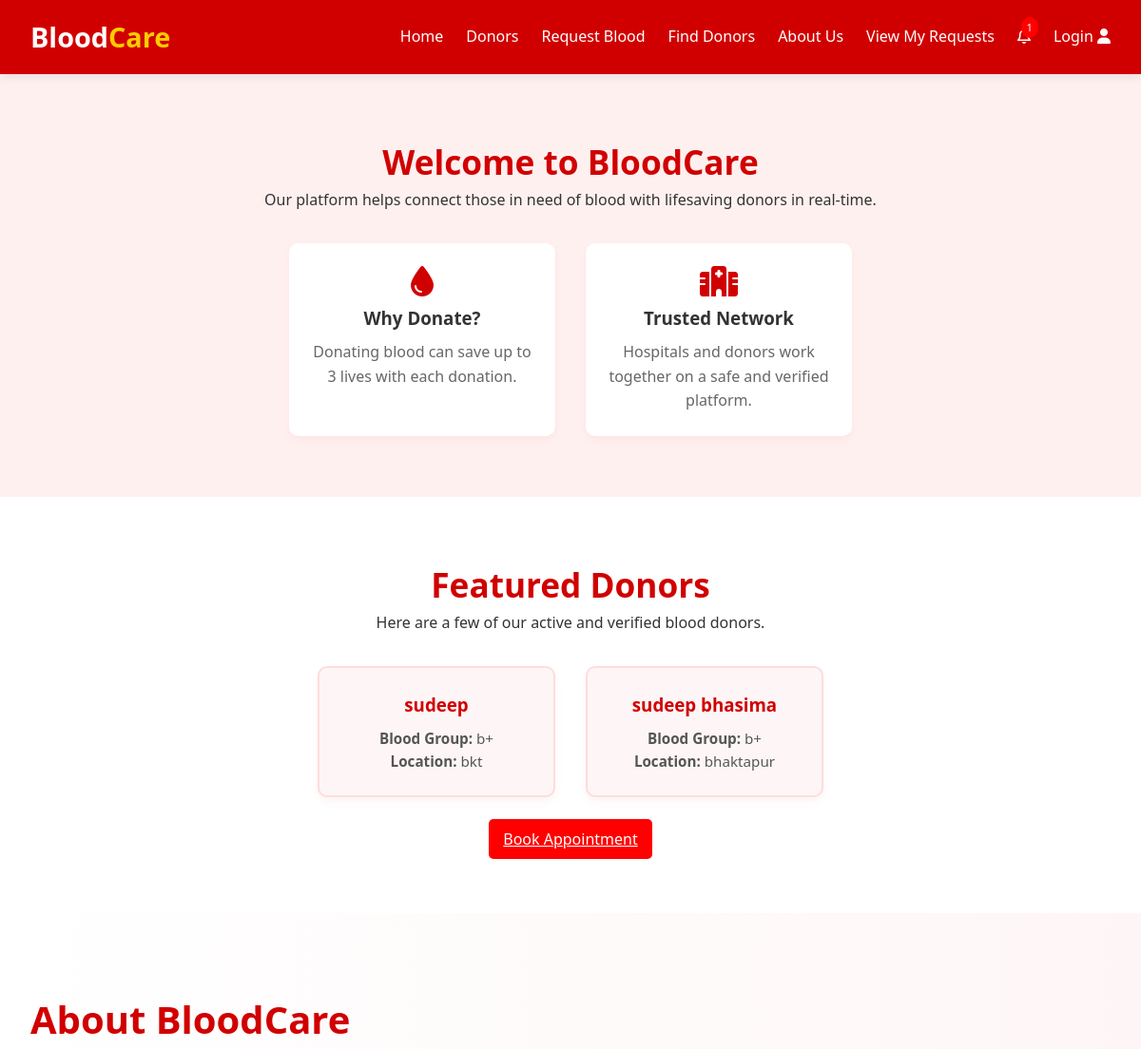
/ (upper part), run on an earlier commit of the app's database.
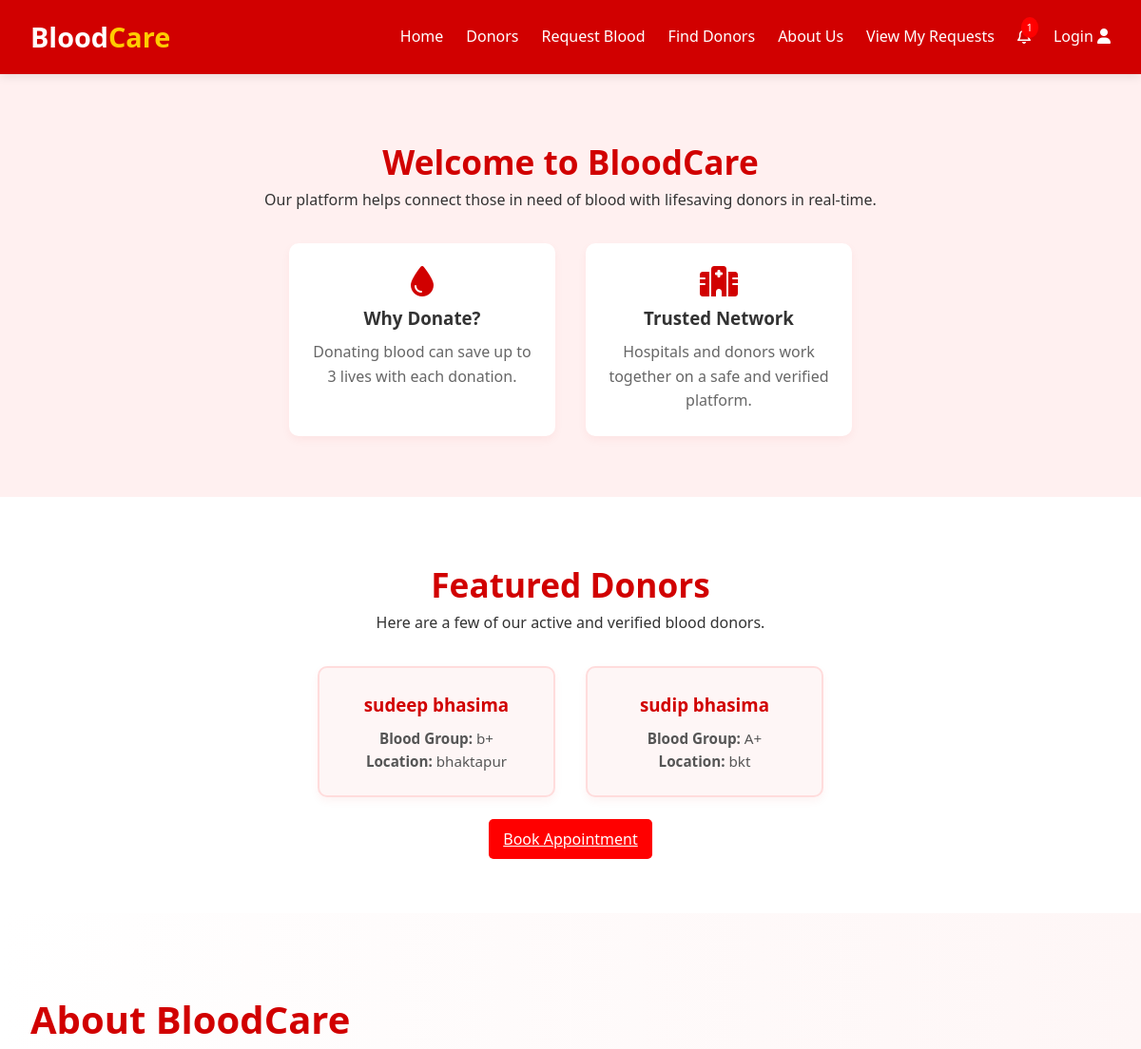
And on a later commit of the database.
### tables this page shows
CREATE TABLE `doners` (
  `id` int(11) NOT NULL,
  `name` varchar(100) NOT NULL,
  `age` tinyint(4) NOT NULL,
  `gender` varchar(10) NOT NULL,
  `contact` varchar(25) NOT NULL,
  `email` varchar(150) NOT NULL,
  `password` varchar(255) NOT NULL,
  `blood_group` varchar(5) NOT NULL,
  `location` varchar(100) NOT NULL,
  `last_donation_date` date DEFAULT NULL
);

### index.php (the view, shortened to what this page needs)
<!DOCTYPE html>
<html lang="en">
<head>
    <link rel="stylesheet" href="styles.css">
    <link rel="stylesheet" href="https://cdnjs.cloudflare.com/ajax/libs/font-awesome/6.4.0/css/all.min.css">
</head>
<body>
<header>
    <div class="header-container">
        <div class="logo">Blood<span>Care</span></div>
        <nav>
            <ul id="navMenu">
                <li><a href="#home">Home</a></li>
                <li><a href="#donors">Donors</a></li>
                <li><a href="user_inventory.php">Request Blood</a></li>
                <li><a href="search.php">Find Donors</a></li>
                <li><a href="#about-us">About Us</a></li>
                <li><a href="my_requests.php">View My Requests</a></li>
<li class="dropdown" style="position: relative;">
  <a href="#" id="bellBtn">
    <i class="fa-regular fa-bell"></i>
    <span class="badge">1</span>
  </a>
</li>
                <li class="dropdown">
                    <?php if (!isset($_SESSION['user_id'])): ?>
                        <a href="#">Login <i class="fa-duotone fa-solid fa-user"></i></a>
                    <?php endif; ?>
                </li>
            </ul>
        </nav>
    </div>
</header>
    <main>
<section id="home" class="home-section">
    <div class="home-container">
        <h2>Welcome to <span>BloodCare</span></h2>
        <p>Our platform helps connect those in need of blood with lifesaving donors in real-time.</p>
        <div class="home-boxes">
            <div class="home-box">
                <i class="fas fa-tint"></i>
                <h3>Why Donate?</h3>
                <p>Donating blood can save up to 3 lives with each donation.</p>
            </div>
            <div class="home-box">
                <i class="fas fa-hospital"></i>
                <h3>Trusted Network</h3>
                <p>Hospitals and donors work together on a safe and verified platform.</p>
            </div>
        </div>
    </div>
</section>
        <section id="donors" class="donor-section">
    <div class="donor-container">
        <h2>Featured <span>Donors</span></h2>
        <p>Here are a few of our active and verified blood donors.</p>
        <div class="donor-grid">
            <?php
            $conn = new mysqli("localhost", "root", "", "blood_bank");
            $sql = "SELECT name, blood_group, location FROM doners LIMIT 4";
            $result = $conn->query($sql);
            if ($result->num_rows > 0) {
                while ($row = $result->fetch_assoc()) {
                    echo '<div class="donor-card">';
                    echo '<h3>' . htmlspecialchars($row["name"]) . '</h3>';
                    echo '<p><strong>Blood Group:</strong> ' . htmlspecialchars($row["blood_group"]) . '</p>';
                    echo '<p><strong>Location:</strong> ' . htmlspecialchars($row["location"]) . '</p>';
                    echo '</div>';
                }
            } else {
                echo "<p>No donors found.</p>";
            }
            ?>
        </div>
<a href="<?php
    echo isset($_SESSION['donor_id']) ? 'book_appointment.php' : 'login.php';
?>" class="btn">Book Appointment</a>
    </div>
</section>
<section id="about-us" class="about-section">
    <div class="about-container">
        <div class="about-content">
            <h2>About <span>BloodCare</span></h2>
        </div>
    </div>
</section>
</body>
</html>

What changed in the data, as far as the page shows it:
removed doners: name "sudeep", blood_group "b+", location "bkt"
added doners: name "sudip bhasima", blood_group "A+", location "bkt"
